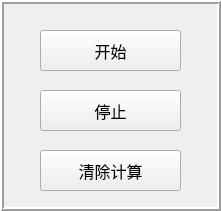
       <widget class="QFrame" name="frame_9">
        <property name="geometry">
         <rect>
          <x>10</x>
          <y>30</y>
          <width>221</width>
          <height>211</height>
         </rect>
        </property>
        <property name="frameShape">
         <enum>QFrame::Box</enum>
        </property>
        <property name="frameShadow">
         <enum>QFrame::Raised</enum>
        </property>
        <property name="lineWidth">
         <number>2</number>
        </property>
        <widget class="QPushButton" name="pushButton_WMB_start">
         <property name="geometry">
          <rect>
           <x>40</x>
           <y>30</y>
           <width>141</width>
           <height>41</height>
          </rect>
         </property>
         <property name="font">
          <font>
           <family>黑体</family>
           <pointsize>12</pointsize>
          </font>
         </property>
         <property name="text">
          <string>开始</string>
         </property>
        </widget>
        <widget class="QPushButton" name="pushButton_WMB_stop">
         <property name="geometry">
          <rect>
           <x>40</x>
           <y>90</y>
           <width>141</width>
           <height>41</height>
          </rect>
         </property>
         <property name="font">
          <font>
           <family>黑体</family>
           <pointsize>12</pointsize>
          </font>
         </property>
         <property name="text">
          <string>停止</string>
         </property>
        </widget>
        <widget class="QPushButton" name="pushButton_WMB_clear">
         <property name="geometry">
          <rect>
           <x>40</x>
           <y>150</y>
           <width>141</width>
           <height>41</height>
          </rect>
         </property>
         <property name="font">
          <font>
           <family>黑体</family>
           <pointsize>12</pointsize>
          </font>
         </property>
         <property name="text">
          <string>清除计算</string>
         </property>
        </widget>
       </widget>
